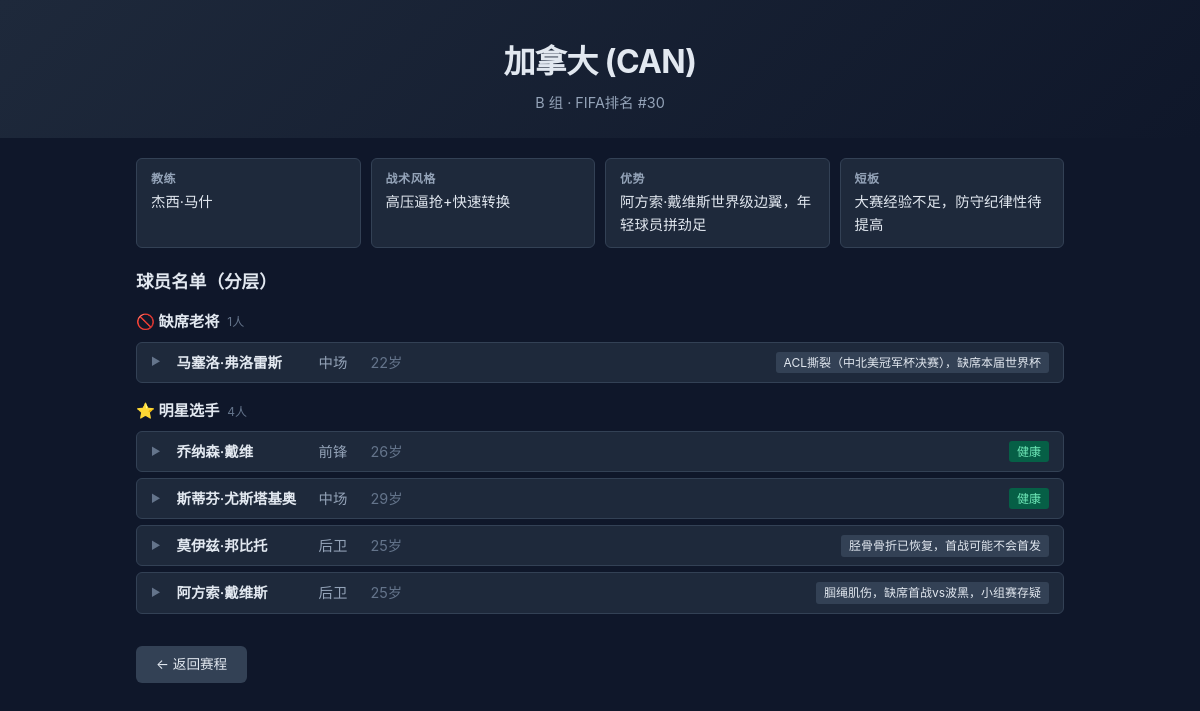
Page /team/5 on the committed database.
### tables this page shows
CREATE TABLE teams (
        id INTEGER PRIMARY KEY, name TEXT, fifa_code TEXT, group_name TEXT,
        fifa_rank INTEGER DEFAULT NULL, coach TEXT DEFAULT NULL,
        style TEXT DEFAULT NULL, strengths TEXT DEFAULT NULL,
        weaknesses TEXT DEFAULT NULL, has_detail INTEGER DEFAULT 0);

CREATE TABLE players (
        id INTEGER PRIMARY KEY, team_id INTEGER, name TEXT, category TEXT,
        age INTEGER, position TEXT, status TEXT, recent_form TEXT,
        FOREIGN KEY (team_id) REFERENCES teams(id));

### app.py (the view)
@app.route("/team/<int:team_id>")
def team(team_id):
    team_data, players = get_team(team_id)
    if team_data is None:
        return render_template("team.html", team=None, players_by_cat={}, cat_labels=CATEGORY_LABELS), 404
    players_by_cat = {}
    for p in players:
        cat = p["category"]
        if cat not in players_by_cat:
            players_by_cat[cat] = []
        players_by_cat[cat].append(p)
    return render_template(
        "team.html",
        team=team_data,
        players_by_cat=players_by_cat,
        cat_labels=CATEGORY_LABELS,
    )

### models.py (called while the page is built)
def get_team(team_id):
    conn = sqlite3.connect(DB_PATH); conn.row_factory = sqlite3.Row
    team = conn.execute("SELECT * FROM teams WHERE id=?", (team_id,)).fetchone()
    players = conn.execute("SELECT * FROM players WHERE team_id=? ORDER BY category, name", (team_id,)).fetchall()
    conn.close(); return team, players

### templates/team.html (shortened to what this page needs)
<!DOCTYPE html>
<html lang="zh">
<head>
<link rel="stylesheet" href="/static/style.css">
</head>
<body>
{% if team %}
<header class="header">
  <h1>{{ team.name }} ({{ team.fifa_code }})</h1>
  <p class="subtitle">{{ team.group_name }} 组{% if team.fifa_rank %} · FIFA排名 #{{ team.fifa_rank }}{% endif %}</p>
</header>
<main class="container">
  {% if team.has_detail %}
  <section class="team-brief">
    <div class="info-grid">
      <div class="info-item"><strong>教练</strong>{{ team.coach }}</div>
      <div class="info-item"><strong>战术风格</strong>{{ team.style }}</div>
      <div class="info-item"><strong>优势</strong>{{ team.strengths }}</div>
      <div class="info-item"><strong>短板</strong>{{ team.weaknesses }}</div>
    </div>
  </section>
  <section class="players-section">
    <h2>球员名单（分层）</h2>
    {% for cat, plist in players_by_cat.items() %}
    <div class="player-category">
      <h3>{{ cat_labels.get(cat, cat) }} <span class="count">{{ plist|length }}人</span></h3>
      {% for p in plist %}
      <details class="player-card">
        <summary class="player-summary">
          <span class="player-name">{{ p.name }}</span>
          <span class="player-pos">{{ p.position }}</span>
          <span class="player-age">{{ p.age }}岁</span>
          <span class="player-status {{ '健康' if '健康' in p.status else '' }}">{{ p.status }}</span>
        </summary>
      </details>
      {% endfor %}
    </div>
    {% endfor %}
  </section>
  {% endif %}
  <a href="/" class="btn-back">← 返回赛程</a>
</main>
{% endif %}
</body>
</html>

### static/style.css (style rules this page uses)
* { margin:0;padding:0;box-sizing:border-box }
body { font-family:-apple-system,BlinkMacSystemFont,"Segoe UI",Roboto,sans-serif;background:#0f172a;color:#e2e8f0;min-height:100vh;line-height:1.6 }
a { color:#818cf8;text-decoration:none }
.header { text-align:center;padding:36px 16px 24px;background:linear-gradient(135deg,#1e293b,#0f172a) }
.header h1 { font-size:clamp(1.4rem,3vw,2rem);letter-spacing:-0.02em }
.subtitle { color:#94a3b8;font-size:.9rem;margin-top:4px }
.container { max-width:960px;margin:0 auto;padding:20px 16px }
.team-brief { margin-bottom:20px }
.info-grid { display:grid;grid-template-columns:repeat(auto-fit,minmax(200px,1fr));gap:10px }
.info-item { padding:10px 14px;background:#1e293b;border-radius:6px;border:1px solid #334155;font-size:.9rem }
.info-item strong { display:block;color:#94a3b8;font-size:.75rem;text-transform:uppercase;letter-spacing:.05em;margin-bottom:2px }
.players-section h2 { font-size:1.1rem;margin-bottom:14px }
.player-category { margin-bottom:16px }
.player-category h3 { font-size:.95rem;margin-bottom:8px;display:flex;align-items:center;gap:8px }
.count { font-size:.75rem;color:#64748b;font-weight:400 }
.player-card { background:#1e293b;border:1px solid #334155;border-radius:6px;margin-bottom:6px;overflow:hidden }
.player-summary { cursor:pointer;padding:8px 14px;display:flex;align-items:center;gap:12px;font-size:.9rem;user-select:none }
.player-summary::marker { content:"" }
.player-summary::before { content:"▶";font-size:.65rem;margin-right:4px;color:#64748b;transition:transform .2s }
.player-name { font-weight:600;min-width:130px }
.player-pos { color:#94a3b8;min-width:40px }
.player-age { color:#64748b;min-width:60px }
.player-status { padding:1px 8px;border-radius:3px;font-size:.75rem;background:#334155;margin-left:auto }
.player-status.健康 { background:#065f46;color:#6ee7b7 }
.btn-back { display:inline-block;margin-top:16px;padding:8px 20px;border-radius:6px;background:#334155;color:#e2e8f0;font-size:.85rem }

### rows in the picture
teams: name "加拿大", fifa_code "CAN", group_name "B", fifa_rank "30", coach "杰西·马什", style "高压逼抢+快速转换", strengths "阿方索·戴维斯世界级边翼，年轻球员拼劲足", weaknesses "大赛经验不足，防守纪律性待提高"
players: get "🚫 缺席老将", plist "1", name "马塞洛·弗洛雷斯", position "中场", age "22", status "ACL撕裂（中北美冠军杯决赛），缺席本届世界杯"
players: get "⭐ 明星选手", plist "4", name "乔纳森·戴维", position "前锋", age "26", status "健康"
players: name "斯蒂芬·尤斯塔基奥", position "中场", age "29", status "健康"
players: name "莫伊兹·邦比托", position "后卫", age "25", status "胫骨骨折已恢复，首战可能不会首发"
players: name "阿方索·戴维斯", position "后卫", age "25", status "腘绳肌伤，缺席首战vs波黑，小组赛存疑"
